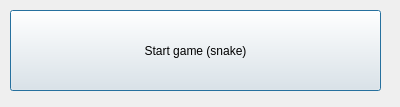
<?xml version="1.0" encoding="UTF-8"?>
<ui version="4.0">
 <class>Lesson_6</class>
 <widget class="QDialog" name="Lesson_6">
  <property name="geometry">
   <rect>
    <x>0</x>
    <y>0</y>
    <width>400</width>
    <height>107</height>
   </rect>
  </property>
  <property name="windowTitle">
   <string>Dialog</string>
  </property>
  <widget class="QPushButton" name="pushButton">
   <property name="geometry">
    <rect>
     <x>10</x>
     <y>10</y>
     <width>371</width>
     <height>81</height>
    </rect>
   </property>
   <property name="text">
    <string>Start game (snake)</string>
   </property>
  </widget>
 </widget>
 <resources/>
 <connections/>
</ui>
